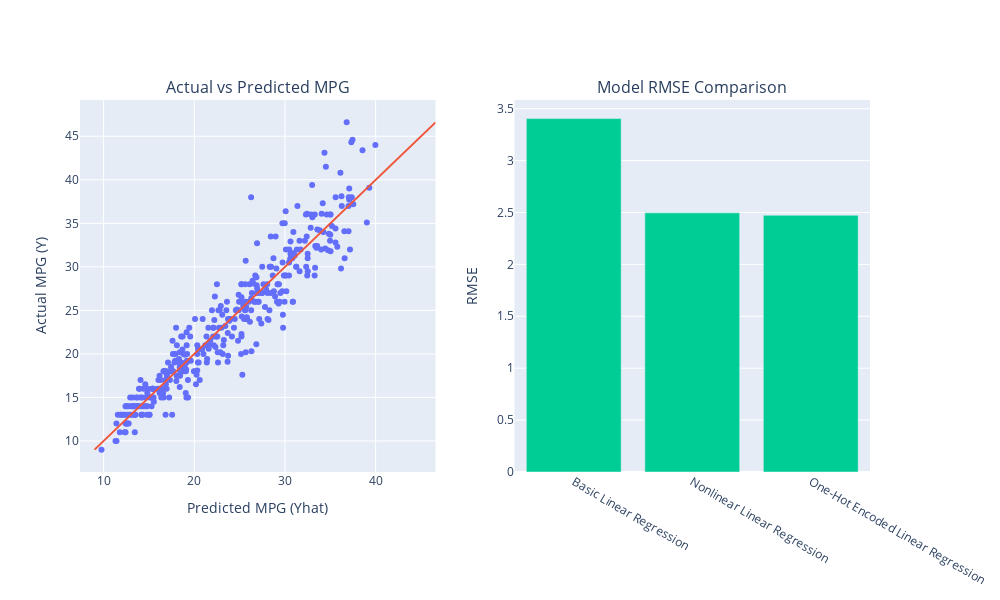

Notebook cell for this chart:
### Markdown cell above
### *5.4 ~ Evaluating the One-Hot Encoded Model*

We then incorporate categorical data encoding into our model.

### Code cell
# Initialize the Linear Regression model
ohe_model = LinearRegression()

# Evaluate the one-hot encoded model
evaluate_model("One-Hot Encoded Linear Regression", ohe_model, sklearn_ohe_design_matrix, data, models)

### Figure 1 — Plotly figure (JSON) as saved in the notebook; plotly's stock layout.template omitted (floating-point values rounded to 4 significant figures; data arrays with more than 128 entries replaced by an {"elided": "..."} marker saying what was removed)
{"data": [{"mode": "markers", "name": "One-Hot Encoded Linear Regression", "type": "scatter", "x": {"elided": "392 float values"}, "xaxis": "x", "y": {"elided": "392 float values"}, "yaxis": "y"}, {"mode": "lines", "name": "y = yhat", "type": "scatter", "x": [9, 46.6], "xaxis": "x", "y": [9, 46.6], "yaxis": "y"}, {"name": "RMSE", "type": "bar", "x": ["Basic Linear Regression", "Nonlinear Linear Regression", "One-Hot Encoded Linear Regression"], "xaxis": "x2", "y": [3.404, 2.496, 2.473], "yaxis": "y2"}], "layout": {"annotations": [{"font": {"size": 16}, "showarrow": false, "text": "Actual vs Predicted MPG", "x": 0.225, "xanchor": "center", "xref": "paper", "y": 1, "yanchor": "bottom", "yref": "paper"}, {"font": {"size": 16}, "showarrow": false, "text": "Model RMSE Comparison", "x": 0.775, "xanchor": "center", "xref": "paper", "y": 1, "yanchor": "bottom", "yref": "paper"}], "height": 600, "showlegend": false, "width": 1000, "xaxis": {"anchor": "y", "domain": [0, 0.45], "title": {"text": "Predicted MPG (Yhat)"}}, "xaxis2": {"anchor": "y2", "domain": [0.55, 1]}, "yaxis": {"anchor": "x", "domain": [0, 1], "title": {"text": "Actual MPG (Y)"}}, "yaxis2": {"anchor": "x2", "domain": [0, 1], "title": {"text": "RMSE"}}}}
